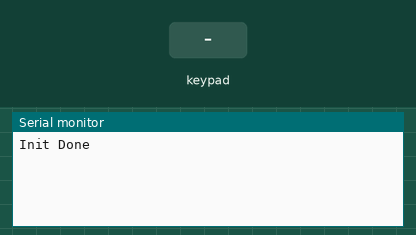
This sketch was run on a simulated Arduino Uno, built with avr-gcc and run on an emulated ATmega328P. Parts: the last lines printed to the serial monitor. Inputs (shaded band) come from the test bench.

Above: at 1.2 s.
1.3 s: key '1' pressed
At 2.2 s:
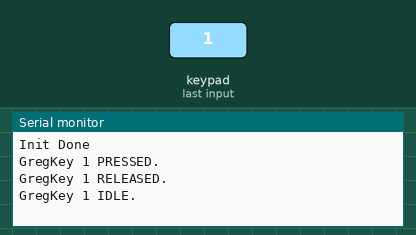
2.9 s: keypad keys 7 6 5 4 # pressed 0.4 s apart
At 6.0 s:
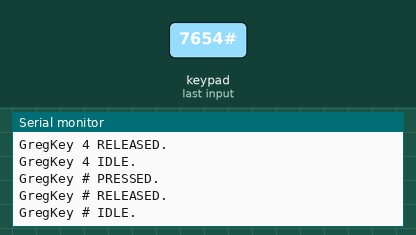
6.4 s: key 'A' pressed
At 7.6 s:
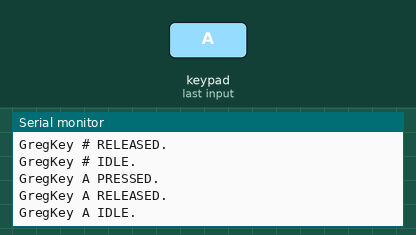
8.0 s: keypad keys 7 6 5 4 * pressed 0.4 s apart
At 10.1 s:
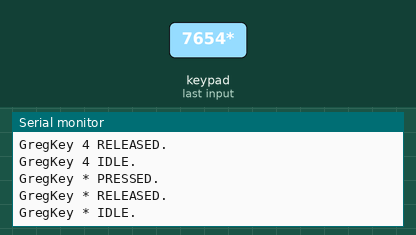
11.5 s: key 'B' pressed
At 12.6 s:
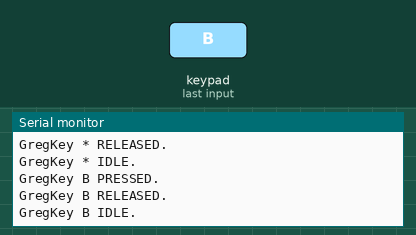
13.1 s: keypad keys 7 6 5 4 D pressed 0.4 s apart
At 16.3 s:
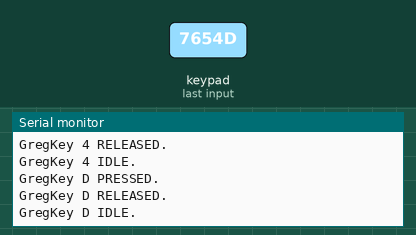
Timing chart, 0 to 17.6 s (numbered marks = the images above; inputs shaded):
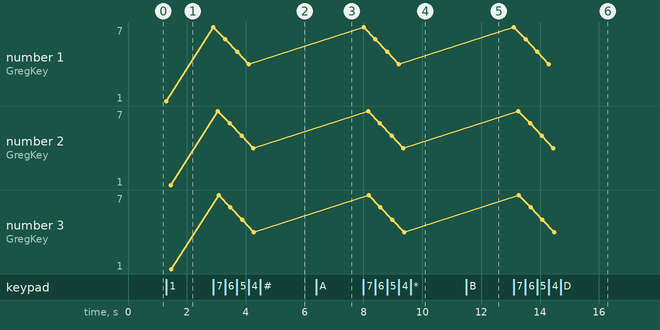

Measured:
- after the input at 1.3 s, the serial monitor: prints a new line at once (image 1)
- after the input at 2.9 s, the serial monitor: prints a new line at once (image 2)
- after the input at 6.4 s, the serial monitor: prints a new line at once (image 3)
- after the input at 8.0 s, the serial monitor: prints a new line at once (image 4)
- after the input at 11.5 s, the serial monitor: prints a new line at once (image 5)
- after the input at 13.1 s, the serial monitor: prints a new line at once (image 6)
- plotted number 1: 1 → 4 after the input at 2.9 s
- plotted number 2: 1 → 4 after the input at 2.9 s

The sketch:

test_communication.ino
```cpp
/* Multikey_MC17 - 16-bit I2C port conversion of Keypad's Multikey
:: G. D. (Joe) Young Feb 12, 2013
:: MC23017 version - GDY May 19, 2014
::
|| @file MultiKey.ino
|| @version 1.0
|| @author Mark Stanley
|| @contact mstanley@technologist.com
||
|| @description
|| | The latest version, 3.0, of the keypad library supports up to 10
|| | active keys all being pressed at the same time. This sketch is an
|| | example of how you can get multiple key presses from a keypad or
|| | keyboard.
|| #
*/

#include <Keypad.h>
#include <Keypad_MC17.h>    // I2C i/o library for Keypad
#include <Wire.h>           // I2C library for Keypad_MC17

#define I2CADDR 0x0        // address of MCP23017 chip on I2C bus

const byte ROWS = 4; //four rows
const byte COLS = 4; //four columns
char keys[ROWS][COLS] = {
  {'1','2','3', 'A'},
  {'4','5','6', 'B'},
  {'7','8','9', 'C'},
  {'*','0','#', 'D'}
};
byte rowPins[ROWS] = {7, 6, 5, 4}; //connect to the row pinouts of the kpd
byte colPins[COLS] = {3, 2, 1, 0}; //connect to the column pinouts of the kpd

// modify constructor for I2C i/o
Keypad_MC17 kpd( makeKeymap(keys), rowPins, colPins, ROWS, COLS, I2CADDR );


void setup() {
  Serial.begin(9600);
  //Wire.begin( );
  kpd.begin( );                // now does not starts wire library
  //kpd.setDebounceTime(1);

  Serial.println("Init Done");
}

unsigned long loopCount = 0;
unsigned long startTime = millis();
String msg = "";


void loop() {

  loopCount++;
  if ( (millis()-startTime)>1000 ) {
      //Serial.println(loopCount);
      startTime = millis();
      loopCount = 0;
  }

  // Fills kpd.key[ ] array with up-to 10 active keys.
  // Returns true if there are ANY active keys.
  if (kpd.getKeys())
  {
    Serial.print("Greg");

    for (int i=0; i<LIST_MAX; i++)   // Scan the whole key list.
    {
      if ( kpd.key[i].stateChanged )   // Only find keys that have changed state.
      {
        switch (kpd.key[i].kstate) {  // Report active key state : IDLE, PRESSED, HOLD, or RELEASED
            case PRESSED:
                msg = " PRESSED.";
                break;
            case HOLD:
                msg = " HOLD.";
                break;
            case RELEASED:
                msg = " RELEASED.";
                break;
            case IDLE:
                msg = " IDLE.";
        }
        Serial.print("Key ");
        Serial.print(kpd.key[i].kchar);
        Serial.println(msg);
      }
    }
  }
}  // End loop
```
